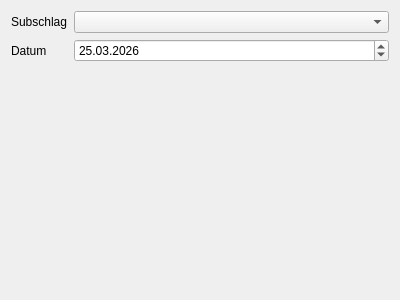
<?xml version="1.0" encoding="UTF-8"?>
<ui version="4.0">
 <class>Form</class>
 <widget class="QWidget" name="Form">
  <property name="geometry">
   <rect>
    <x>0</x>
    <y>0</y>
    <width>400</width>
    <height>300</height>
   </rect>
  </property>
  <property name="windowTitle">
   <string>Form</string>
  </property>
  <layout class="QVBoxLayout" name="verticalLayout">
   <item>
    <layout class="QFormLayout" name="formLayout">
     <item row="0" column="0">
      <widget class="QLabel" name="label">
       <property name="text">
        <string>Subschlag</string>
       </property>
      </widget>
     </item>
     <item row="0" column="1">
      <widget class="QComboBox" name="cb_subplot_id"/>
     </item>
     <item row="1" column="0">
      <widget class="QLabel" name="label_2">
       <property name="text">
        <string>Datum</string>
       </property>
      </widget>
     </item>
     <item row="1" column="1">
      <widget class="QDateEdit" name="db_action_date">
       <property name="dateTime">
        <datetime>
         <hour>0</hour>
         <minute>0</minute>
         <second>0</second>
         <year>2026</year>
         <month>3</month>
         <day>25</day>
        </datetime>
       </property>
       <property name="currentSection">
        <enum>QDateTimeEdit::DaySection</enum>
       </property>
       <property name="displayFormat">
        <string>dd.MM.yyyy</string>
       </property>
      </widget>
     </item>
    </layout>
   </item>
   <item>
    <widget class="QWidget" name="subform_widget" native="true"/>
   </item>
  </layout>
 </widget>
 <resources/>
 <connections/>
</ui>
